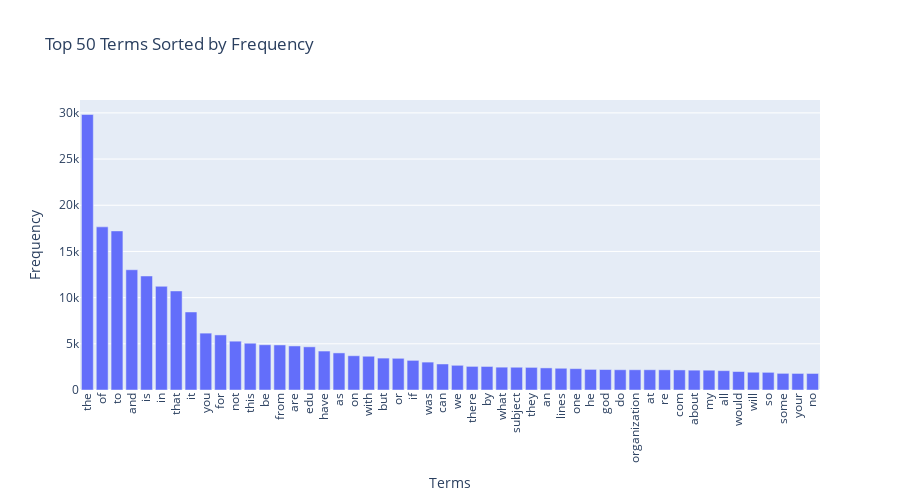

Notebook cell for this chart:
### Markdown cell above
### >>> **Exercise 14 (take home):** 
Additionally, you can attempt to sort the terms on the `x-axis` by frequency instead of in alphabetical order. This way the visualization is more meaninfgul and you will be able to observe the so called [long tail](https://en.wikipedia.org/wiki/Long_tail) (get familiar with this term since it will appear a lot in data mining and other statistics courses). see picture below

![alt txt](https://upload.wikimedia.org/wikipedia/commons/thumb/8/8a/Long_tail.svg/1000px-Long_tail.svg.png)

### Code cell
# Answer here
import plotly.express as px

term_frequencies = np.asarray(X_counts.sum(axis=0)).ravel()
top_k = 50
top_idx = term_frequencies.argsort()[-top_k:]
sorted_idx = top_idx[np.argsort(term_frequencies[top_idx])[::-1]]

terms = count_vect.get_feature_names_out()[sorted_idx]
freqs = term_frequencies[sorted_idx]

fig = px.bar(x=terms, y=freqs,
             labels={'x':'Terms', 'y':'Frequency'},
             title=f"Top {top_k} Terms Sorted by Frequency")
fig.update_layout(xaxis_tickangle=-90, width=900, height=500)
fig.show()

### Figure 1 — Plotly figure (JSON) as saved in the notebook; plotly's stock layout.template omitted (floating-point values rounded to 4 significant figures)
{"data": [{"hovertemplate": "Terms=%{x}<br>Frequency=%{y}<extra></extra>", "legendgroup": "", "marker": {"color": "#636efa", "pattern": {"shape": ""}}, "name": "", "orientation": "v", "showlegend": false, "textposition": "auto", "type": "bar", "x": ["the", "of", "to", "and", "is", "in", "that", "it", "you", "for", "not", "this", "be", "from", "are", "edu", "have", "as", "on", "with", "but", "or", "if", "was", "can", "we", "there", "by", "what", "subject", "they", "an", "lines", "one", "he", "god", "do", "organization", "at", "re", "com", "about", "my", "all", "would", "will", "so", "some", "your", "no"], "xaxis": "x", "y": [29825, 17660, 17222, 13017, 12343, 11226, 10723, 8447, 6157, 5962, 5285, 5063, 4898, 4877, 4769, 4675, 4218, 4015, 3709, 3655, 3453, 3432, 3208, 3020, 2818, 2674, 2556, 2548, 2472, 2464, 2448, 2393, 2353, 2312, 2232, 2216, 2193, 2192, 2191, 2186, 2172, 2148, 2143, 2093, 2000, 1925, 1912, 1802, 1793, 1791], "yaxis": "y"}], "layout": {"barmode": "relative", "height": 500, "legend": {"tracegroupgap": 0}, "title": {"text": "Top 50 Terms Sorted by Frequency"}, "width": 900, "xaxis": {"anchor": "y", "domain": [0, 1], "tickangle": -90, "title": {"text": "Terms"}}, "yaxis": {"anchor": "x", "domain": [0, 1], "title": {"text": "Frequency"}}}}
